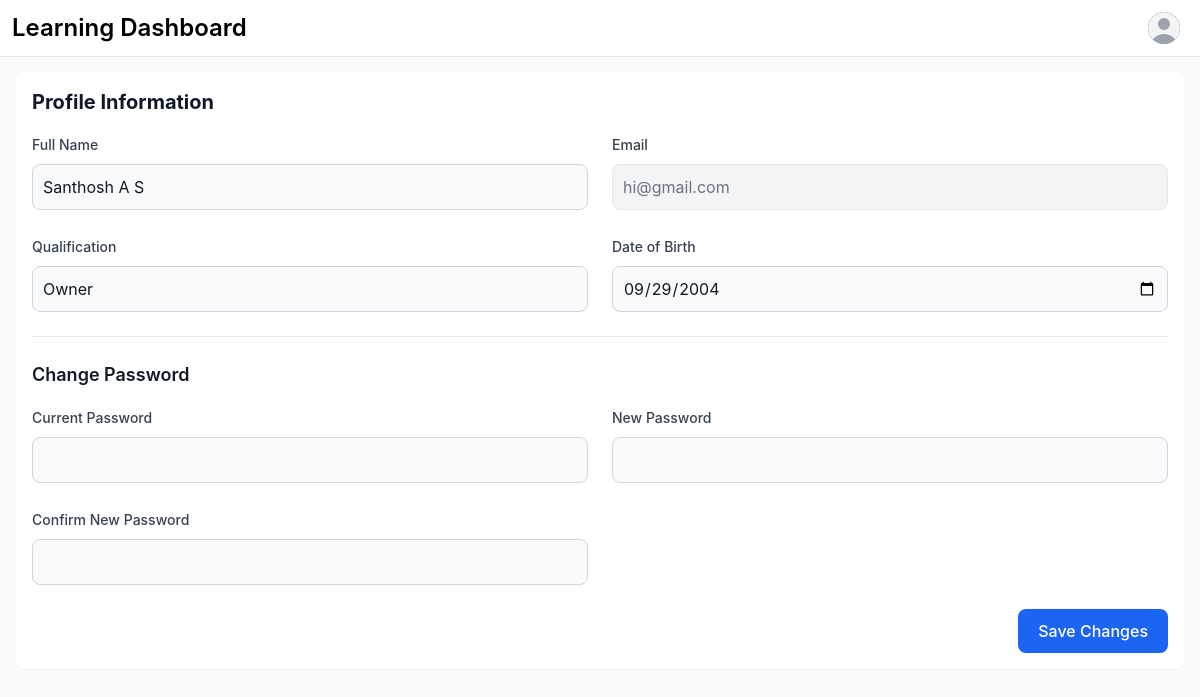
/profile (signed in), run on an earlier commit of the app's database.
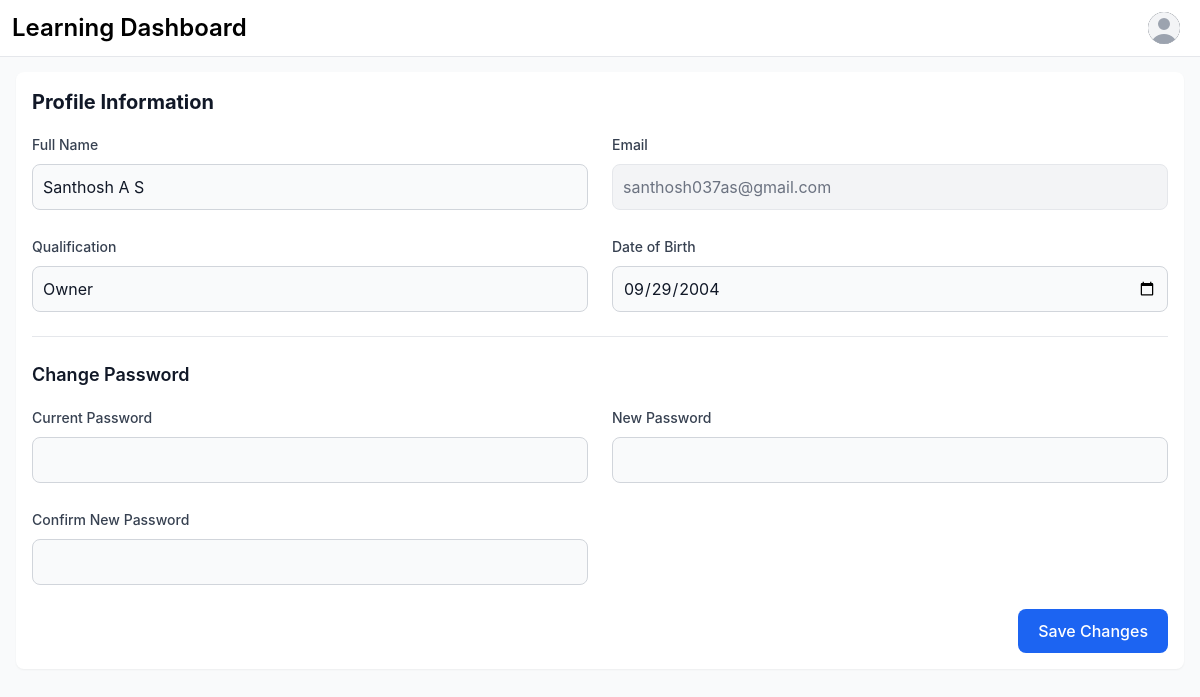
And on a later commit of the database.
### app.py (models this page shows, shortened)
class User(db.Model):
    __table_args__ = {'extend_existing': True}
    id = db.Column(db.Integer, primary_key=True)
    email = db.Column(db.String(120), unique=True, nullable=False)
    password = db.Column(db.String(200), nullable=False)
    full_name = db.Column(db.String(100), nullable=False)
    qualification = db.Column(db.String(100), nullable=False)
    dob = db.Column(db.Date, nullable=False)
    is_admin = db.Column(db.Boolean, default=False)
    quiz_attempts = db.relationship(
        'QuizAttempt', back_populates='user', lazy=True,
        cascade="all, delete-orphan"
    )

### app.py (the view, shortened to what this page needs)
@app.route('/profile', methods=['GET', 'POST'])
@login_required
def profile():
    return render_template('user/user_profile.html')

### app.py (called while the page is built)
def get_current_user():
    if 'user_id' in session:
        return User.query.get(session['user_id'])
    return None

@app.context_processor
def utility_processor():
    return dict(current_user=get_current_user())

def login_required(f):
    @wraps(f)
    def decorated_function(*args, **kwargs):
        if 'user_id' not in session:
            flash('Please login first.', 'error')
            return redirect(url_for('login'))
        return f(*args, **kwargs)
    return decorated_function

### templates/user/user_profile.html (shortened to what the changed rows need)
<!DOCTYPE html>
<html lang="en">
<head>
    <link href="https://cdnjs.cloudflare.com/ajax/libs/flowbite/2.2.1/flowbite.min.css" rel="stylesheet" />
</head>
<body class="bg-gray-50">
    <div class="p-4 lg:ml-64 mt-14">
        <div class="p-4 bg-white rounded-lg shadow-sm mb-4">
            <h2 class="text-xl font-bold text-gray-900 mb-4">Profile Information</h2>
            <form id="profileForm" method="POST" class="space-y-6">
                <div class="grid grid-cols-1 md:grid-cols-2 gap-6">
                    <div class="space-y-2">
                        <label for="full_name" class="text-sm font-medium text-gray-700">Full Name</label>
                        <input type="text" id="full_name" name="full_name" value="{{ current_user.full_name }}"
                            class="w-full p-2.5 text-gray-900 bg-gray-50 rounded-lg border border-gray-300 focus:ring-blue-500 focus:border-blue-500" required>
                    </div>
                    <div class="space-y-2">
                        <label for="email" class="text-sm font-medium text-gray-700">Email</label>
                        <input type="email" id="email" value="{{ current_user.email }}"
                            class="w-full p-2.5 text-gray-500 bg-gray-100 rounded-lg border border-gray-200" disabled>
                    </div>
                    <div class="space-y-2">
                        <label for="qualification" class="text-sm font-medium text-gray-700">Qualification</label>
                        <input type="text" id="qualification" name="qualification" value="{{ current_user.qualification }}"
                            class="w-full p-2.5 text-gray-900 bg-gray-50 rounded-lg border border-gray-300 focus:ring-blue-500 focus:border-blue-500" required>
                    </div>
                    <div class="space-y-2">
                        <label for="dob" class="text-sm font-medium text-gray-700">Date of Birth</label>
                        <input type="date" id="dob" name="dob" value="{{ current_user.dob.strftime('%Y-%m-%d') }}"
                            class="w-full p-2.5 text-gray-900 bg-gray-50 rounded-lg border border-gray-300 focus:ring-blue-500 focus:border-blue-500" required>
                    </div>
                </div>
            </form>
        </div>
    </div>
</body>
</html>

What changed in the data, as far as the page shows it:
changed User "Santhosh A S": email "hi@gmail.com" → "santhosh037as@gmail.com"
